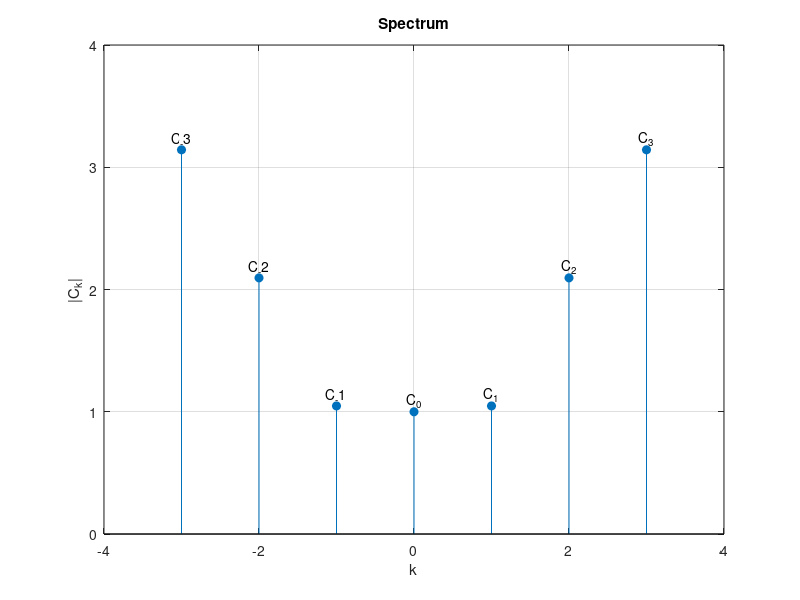

MATLAB code for this plot:
% Define the coefficients and their corresponding indices
C = [22/7, 44/21, 22/21, 1, 22/21, 44/21, 22/7];
indices = -3:3;

% Plot the spectrum
figure;
stem(indices, C, 'filled');
grid on;

% Set the axis limits
xlim([-4 4]);
ylim([0 4]);

% Label the axes
xlabel('k');
ylabel('|C_k|');

% Add title
title('Spectrum');

% Adding labels for the stem points
for i = 1:length(indices)
    text(indices(i), C(i) + 0.1, ['C_', num2str(indices(i))], 'HorizontalAlignment', 'center');
end
